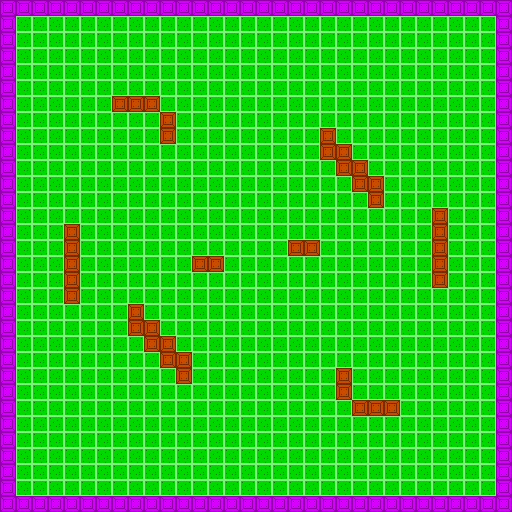

Tiled map render using the project's own tile images. Description and the whole map definition, tile-layer contents included, below:
An orthogonal 32x32 tile map with 16x16 px tiles, 3 tile layers (background, breakables, unbreakables) and 8 objects.

<map version="1.5" tiledversion="1.7.2" orientation="orthogonal" renderorder="right-down" width="32" height="32" tilewidth="16" tileheight="16" infinite="0" nextlayerid="7" nextobjectid="17">
 <tileset firstgid="1" name="gameTileSet" tilewidth="16" tileheight="16" spacing="1" tilecount="6" columns="3">
  <image source="../img/netGameTileMap/tileSet.png" width="50" height="33" />
 </tileset>
 <layer id="1" name="background" width="32" height="32">
  <data encoding="csv">
2,2,2,2,2,2,2,2,2,2,2,2,2,2,2,2,2,2,2,2,2,2,2,2,2,2,2,2,2,2,2,2,
2,2,2,2,2,2,2,2,2,2,2,2,2,2,2,2,2,2,2,2,2,2,2,2,2,2,2,2,2,2,2,2,
2,2,2,2,2,2,2,2,2,2,2,2,2,2,2,2,2,2,2,2,2,2,2,2,2,2,2,2,2,2,2,2,
2,2,2,2,2,2,2,2,2,2,2,2,2,2,2,2,2,2,2,2,2,2,2,2,2,2,2,2,2,2,2,2,
2,2,2,2,2,2,2,2,2,2,2,2,2,2,2,2,2,2,2,2,2,2,2,2,2,2,2,2,2,2,2,2,
2,2,2,2,2,2,2,2,2,2,2,2,2,2,2,2,2,2,2,2,2,2,2,2,2,2,2,2,2,2,2,2,
2,2,2,2,2,2,2,2,2,2,2,2,2,2,2,2,2,2,2,2,2,2,2,2,2,2,2,2,2,2,2,2,
2,2,2,2,2,2,2,2,2,2,2,2,2,2,2,2,2,2,2,2,2,2,2,2,2,2,2,2,2,2,2,2,
2,2,2,2,2,2,2,2,2,2,2,2,2,2,2,2,2,2,2,2,2,2,2,2,2,2,2,2,2,2,2,2,
2,2,2,2,2,2,2,2,2,2,2,2,2,2,2,2,2,2,2,2,2,2,2,2,2,2,2,2,2,2,2,2,
2,2,2,2,2,2,2,2,2,2,2,2,2,2,2,2,2,2,2,2,2,2,2,2,2,2,2,2,2,2,2,2,
2,2,2,2,2,2,2,2,2,2,2,2,2,2,2,2,2,2,2,2,2,2,2,2,2,2,2,2,2,2,2,2,
2,2,2,2,2,2,2,2,2,2,2,2,2,2,2,2,2,2,2,2,2,2,2,2,2,2,2,2,2,2,2,2,
2,2,2,2,2,2,2,2,2,2,2,2,2,2,2,2,2,2,2,2,2,2,2,2,2,2,2,2,2,2,2,2,
2,2,2,2,2,2,2,2,2,2,2,2,2,2,2,2,2,2,2,2,2,2,2,2,2,2,2,2,2,2,2,2,
2,2,2,2,2,2,2,2,2,2,2,2,2,2,2,2,2,2,2,2,2,2,2,2,2,2,2,2,2,2,2,2,
2,2,2,2,2,2,2,2,2,2,2,2,2,2,2,2,2,2,2,2,2,2,2,2,2,2,2,2,2,2,2,2,
2,2,2,2,2,2,2,2,2,2,2,2,2,2,2,2,2,2,2,2,2,2,2,2,2,2,2,2,2,2,2,2,
2,2,2,2,2,2,2,2,2,2,2,2,2,2,2,2,2,2,2,2,2,2,2,2,2,2,2,2,2,2,2,2,
2,2,2,2,2,2,2,2,2,2,2,2,2,2,2,2,2,2,2,2,2,2,2,2,2,2,2,2,2,2,2,2,
2,2,2,2,2,2,2,2,2,2,2,2,2,2,2,2,2,2,2,2,2,2,2,2,2,2,2,2,2,2,2,2,
2,2,2,2,2,2,2,2,2,2,2,2,2,2,2,2,2,2,2,2,2,2,2,2,2,2,2,2,2,2,2,2,
2,2,2,2,2,2,2,2,2,2,2,2,2,2,2,2,2,2,2,2,2,2,2,2,2,2,2,2,2,2,2,2,
2,2,2,2,2,2,2,2,2,2,2,2,2,2,2,2,2,2,2,2,2,2,2,2,2,2,2,2,2,2,2,2,
2,2,2,2,2,2,2,2,2,2,2,2,2,2,2,2,2,2,2,2,2,2,2,2,2,2,2,2,2,2,2,2,
2,2,2,2,2,2,2,2,2,2,2,2,2,2,2,2,2,2,2,2,2,2,2,2,2,2,2,2,2,2,2,2,
2,2,2,2,2,2,2,2,2,2,2,2,2,2,2,2,2,2,2,2,2,2,2,2,2,2,2,2,2,2,2,2,
2,2,2,2,2,2,2,2,2,2,2,2,2,2,2,2,2,2,2,2,2,2,2,2,2,2,2,2,2,2,2,2,
2,2,2,2,2,2,2,2,2,2,2,2,2,2,2,2,2,2,2,2,2,2,2,2,2,2,2,2,2,2,2,2,
2,2,2,2,2,2,2,2,2,2,2,2,2,2,2,2,2,2,2,2,2,2,2,2,2,2,2,2,2,2,2,2,
2,2,2,2,2,2,2,2,2,2,2,2,2,2,2,2,2,2,2,2,2,2,2,2,2,2,2,2,2,2,2,2,
2,2,2,2,2,2,2,2,2,2,2,2,2,2,2,2,2,2,2,2,2,2,2,2,2,2,2,2,2,2,2,2
</data>
 </layer>
 <layer id="3" name="breakables" width="32" height="32">
  <data encoding="csv">
0,0,0,0,0,0,0,0,0,0,0,0,0,0,0,0,0,0,0,0,0,0,0,0,0,0,0,0,0,0,0,0,
0,0,0,0,0,0,0,0,0,0,0,0,0,0,0,0,0,0,0,0,0,0,0,0,0,0,0,0,0,0,0,0,
0,0,0,0,0,0,0,0,0,0,0,0,0,0,0,0,0,0,0,0,0,0,0,0,0,0,0,0,0,0,0,0,
0,0,0,0,0,0,0,0,0,0,0,0,0,0,0,0,0,0,0,0,0,0,0,0,0,0,0,0,0,0,0,0,
0,0,0,0,0,0,0,0,0,0,0,0,0,0,0,0,0,0,0,0,0,0,0,0,0,0,0,0,0,0,0,0,
0,0,0,0,0,0,0,0,0,0,0,0,0,0,0,0,0,0,0,0,0,0,0,0,0,0,0,0,0,0,0,0,
0,0,0,0,0,0,0,4,4,4,0,0,0,0,0,0,0,0,0,0,0,0,0,0,0,0,0,0,0,0,0,0,
0,0,0,0,0,0,0,0,0,0,4,0,0,0,0,0,0,0,0,0,0,0,0,0,0,0,0,0,0,0,0,0,
0,0,0,0,0,0,0,0,0,0,4,0,0,0,0,0,0,0,0,0,4,0,0,0,0,0,0,0,0,0,0,0,
0,0,0,0,0,0,0,0,0,0,0,0,0,0,0,0,0,0,0,0,4,4,0,0,0,0,0,0,0,0,0,0,
0,0,0,0,0,0,0,0,0,0,0,0,0,0,0,0,0,0,0,0,0,4,4,0,0,0,0,0,0,0,0,0,
0,0,0,0,0,0,0,0,0,0,0,0,0,0,0,0,0,0,0,0,0,0,4,4,0,0,0,0,0,0,0,0,
0,0,0,0,0,0,0,0,0,0,0,0,0,0,0,0,0,0,0,0,0,0,0,4,0,0,0,0,0,0,0,0,
0,0,0,0,0,0,0,0,0,0,0,0,0,0,0,0,0,0,0,0,0,0,0,0,0,0,0,4,0,0,0,0,
0,0,0,0,4,0,0,0,0,0,0,0,0,0,0,0,0,0,0,0,0,0,0,0,0,0,0,4,0,0,0,0,
0,0,0,0,4,0,0,0,0,0,0,0,0,0,0,0,0,0,4,4,0,0,0,0,0,0,0,4,0,0,0,0,
0,0,0,0,4,0,0,0,0,0,0,0,4,4,0,0,0,0,0,0,0,0,0,0,0,0,0,4,0,0,0,0,
0,0,0,0,4,0,0,0,0,0,0,0,0,0,0,0,0,0,0,0,0,0,0,0,0,0,0,4,0,0,0,0,
0,0,0,0,4,0,0,0,0,0,0,0,0,0,0,0,0,0,0,0,0,0,0,0,0,0,0,0,0,0,0,0,
0,0,0,0,0,0,0,0,4,0,0,0,0,0,0,0,0,0,0,0,0,0,0,0,0,0,0,0,0,0,0,0,
0,0,0,0,0,0,0,0,4,4,0,0,0,0,0,0,0,0,0,0,0,0,0,0,0,0,0,0,0,0,0,0,
0,0,0,0,0,0,0,0,0,4,4,0,0,0,0,0,0,0,0,0,0,0,0,0,0,0,0,0,0,0,0,0,
0,0,0,0,0,0,0,0,0,0,4,4,0,0,0,0,0,0,0,0,0,0,0,0,0,0,0,0,0,0,0,0,
0,0,0,0,0,0,0,0,0,0,0,4,0,0,0,0,0,0,0,0,0,4,0,0,0,0,0,0,0,0,0,0,
0,0,0,0,0,0,0,0,0,0,0,0,0,0,0,0,0,0,0,0,0,4,0,0,0,0,0,0,0,0,0,0,
0,0,0,0,0,0,0,0,0,0,0,0,0,0,0,0,0,0,0,0,0,0,4,4,4,0,0,0,0,0,0,0,
0,0,0,0,0,0,0,0,0,0,0,0,0,0,0,0,0,0,0,0,0,0,0,0,0,0,0,0,0,0,0,0,
0,0,0,0,0,0,0,0,0,0,0,0,0,0,0,0,0,0,0,0,0,0,0,0,0,0,0,0,0,0,0,0,
0,0,0,0,0,0,0,0,0,0,0,0,0,0,0,0,0,0,0,0,0,0,0,0,0,0,0,0,0,0,0,0,
0,0,0,0,0,0,0,0,0,0,0,0,0,0,0,0,0,0,0,0,0,0,0,0,0,0,0,0,0,0,0,0,
0,0,0,0,0,0,0,0,0,0,0,0,0,0,0,0,0,0,0,0,0,0,0,0,0,0,0,0,0,0,0,0,
0,0,0,0,0,0,0,0,0,0,0,0,0,0,0,0,0,0,0,0,0,0,0,0,0,0,0,0,0,0,0,0
</data>
 </layer>
 <layer id="4" name="unbreakables" width="32" height="32">
  <data encoding="csv">
1,1,1,1,1,1,1,1,1,1,1,1,1,1,1,1,1,1,1,1,1,1,1,1,1,1,1,1,1,1,1,1,
1,0,0,0,0,0,0,0,0,0,0,0,0,0,0,0,0,0,0,0,0,0,0,0,0,0,0,0,0,0,0,1,
1,0,0,0,0,0,0,0,0,0,0,0,0,0,0,0,0,0,0,0,0,0,0,0,0,0,0,0,0,0,0,1,
1,0,0,0,0,0,0,0,0,0,0,0,0,0,0,0,0,0,0,0,0,0,0,0,0,0,0,0,0,0,0,1,
1,0,0,0,0,0,0,0,0,0,0,0,0,0,0,0,0,0,0,0,0,0,0,0,0,0,0,0,0,0,0,1,
1,0,0,0,0,0,0,0,0,0,0,0,0,0,0,0,0,0,0,0,0,0,0,0,0,0,0,0,0,0,0,1,
1,0,0,0,0,0,0,0,0,0,0,0,0,0,0,0,0,0,0,0,0,0,0,0,0,0,0,0,0,0,0,1,
1,0,0,0,0,0,0,0,0,0,0,0,0,0,0,0,0,0,0,0,0,0,0,0,0,0,0,0,0,0,0,1,
1,0,0,0,0,0,0,0,0,0,0,0,0,0,0,0,0,0,0,0,0,0,0,0,0,0,0,0,0,0,0,1,
1,0,0,0,0,0,0,0,0,0,0,0,0,0,0,0,0,0,0,0,0,0,0,0,0,0,0,0,0,0,0,1,
1,0,0,0,0,0,0,0,0,0,0,0,0,0,0,0,0,0,0,0,0,0,0,0,0,0,0,0,0,0,0,1,
1,0,0,0,0,0,0,0,0,0,0,0,0,0,0,0,0,0,0,0,0,0,0,0,0,0,0,0,0,0,0,1,
1,0,0,0,0,0,0,0,0,0,0,0,0,0,0,0,0,0,0,0,0,0,0,0,0,0,0,0,0,0,0,1,
1,0,0,0,0,0,0,0,0,0,0,0,0,0,0,0,0,0,0,0,0,0,0,0,0,0,0,0,0,0,0,1,
1,0,0,0,0,0,0,0,0,0,0,0,0,0,0,0,0,0,0,0,0,0,0,0,0,0,0,0,0,0,0,1,
1,0,0,0,0,0,0,0,0,0,0,0,0,0,0,0,0,0,0,0,0,0,0,0,0,0,0,0,0,0,0,1,
1,0,0,0,0,0,0,0,0,0,0,0,0,0,0,0,0,0,0,0,0,0,0,0,0,0,0,0,0,0,0,1,
1,0,0,0,0,0,0,0,0,0,0,0,0,0,0,0,0,0,0,0,0,0,0,0,0,0,0,0,0,0,0,1,
1,0,0,0,0,0,0,0,0,0,0,0,0,0,0,0,0,0,0,0,0,0,0,0,0,0,0,0,0,0,0,1,
1,0,0,0,0,0,0,0,0,0,0,0,0,0,0,0,0,0,0,0,0,0,0,0,0,0,0,0,0,0,0,1,
1,0,0,0,0,0,0,0,0,0,0,0,0,0,0,0,0,0,0,0,0,0,0,0,0,0,0,0,0,0,0,1,
1,0,0,0,0,0,0,0,0,0,0,0,0,0,0,0,0,0,0,0,0,0,0,0,0,0,0,0,0,0,0,1,
1,0,0,0,0,0,0,0,0,0,0,0,0,0,0,0,0,0,0,0,0,0,0,0,0,0,0,0,0,0,0,1,
1,0,0,0,0,0,0,0,0,0,0,0,0,0,0,0,0,0,0,0,0,0,0,0,0,0,0,0,0,0,0,1,
1,0,0,0,0,0,0,0,0,0,0,0,0,0,0,0,0,0,0,0,0,0,0,0,0,0,0,0,0,0,0,1,
1,0,0,0,0,0,0,0,0,0,0,0,0,0,0,0,0,0,0,0,0,0,0,0,0,0,0,0,0,0,0,1,
1,0,0,0,0,0,0,0,0,0,0,0,0,0,0,0,0,0,0,0,0,0,0,0,0,0,0,0,0,0,0,1,
1,0,0,0,0,0,0,0,0,0,0,0,0,0,0,0,0,0,0,0,0,0,0,0,0,0,0,0,0,0,0,1,
1,0,0,0,0,0,0,0,0,0,0,0,0,0,0,0,0,0,0,0,0,0,0,0,0,0,0,0,0,0,0,1,
1,0,0,0,0,0,0,0,0,0,0,0,0,0,0,0,0,0,0,0,0,0,0,0,0,0,0,0,0,0,0,1,
1,0,0,0,0,0,0,0,0,0,0,0,0,0,0,0,0,0,0,0,0,0,0,0,0,0,0,0,0,0,0,1,
1,1,1,1,1,1,1,1,1,1,1,1,1,1,1,1,1,1,1,1,1,1,1,1,1,1,1,1,1,1,1,1
</data>
 </layer>
 <objectgroup id="5" name="player 1 spawns">
  <object id="3" x="183" y="67">
   <point />
  </object>
  <object id="4" x="248" y="102">
   <point />
  </object>
  <object id="5" x="53" y="85">
   <point />
  </object>
  <object id="6" x="71" y="166">
   <point />
  </object>
 </objectgroup>
 <objectgroup id="6" name="player 2 spawns">
  <object id="13" x="261" y="411">
   <point />
  </object>
  <object id="14" x="325" y="442">
   <point />
  </object>
  <object id="15" x="454" y="425">
   <point />
  </object>
  <object id="16" x="439" y="364">
   <point />
  </object>
 </objectgroup>
</map>